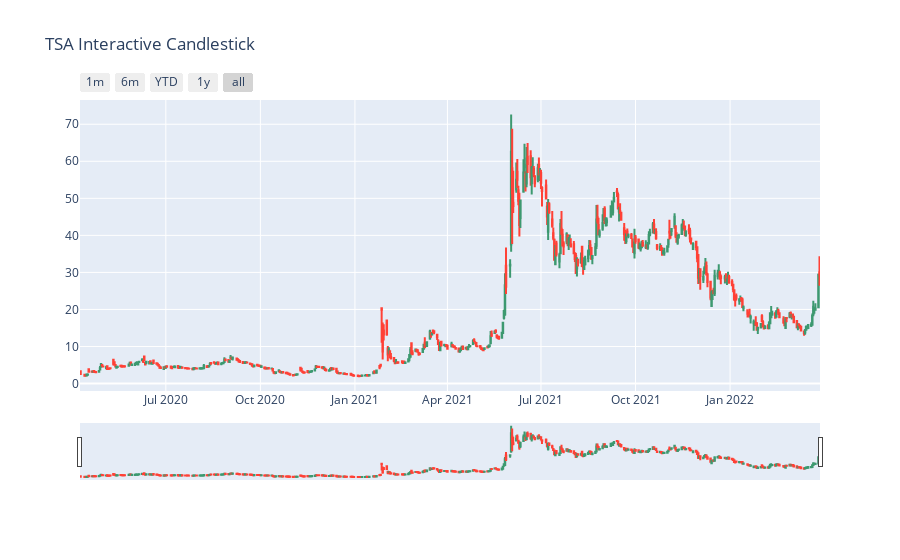

Here is the notebook cell this chart was saved with:
### Code cell
figure = go.Figure(data = [go.Candlestick(x=data.index,
                                        open = data["Open"],
                                        high = data["High"],
                                        low = data["Low"],
                                        close = data["Close"])])
figure.update_layout(title="TSA Interactive Candlestick")

figure.update_xaxes(
    rangeslider_visible = True,
    rangeselector = dict(
        buttons = list([
            dict(count = 1, label = "1m", step = "month", stepmode = "backward"),
            dict(count = 6, label = "6m", step = "month", stepmode = "backward"),
            dict(count = 1, label = "YTD", step = "year", stepmode = "todate"),
            dict(count = 1, label = "1y", step = "year", stepmode = "backward"),
            dict(step = "all")
        ])
    )
)
figure.show()

### Figure 1 — Plotly figure (JSON) as saved in the notebook; plotly's stock layout.template omitted (floating-point values rounded to 4 significant figures; data arrays with more than 128 entries replaced by an {"elided": "..."} marker saying what was removed)
{"data": [{"close": {"elided": "497 float values"}, "high": {"elided": "497 float values"}, "low": {"elided": "497 float values"}, "open": {"elided": "497 float values"}, "type": "candlestick", "x": {"elided": "497 str values"}}], "layout": {"title": {"text": "TSA Interactive Candlestick"}, "xaxis": {"rangeselector": {"buttons": [{"count": 1, "label": "1m", "step": "month", "stepmode": "backward"}, {"count": 6, "label": "6m", "step": "month", "stepmode": "backward"}, {"count": 1, "label": "YTD", "step": "year", "stepmode": "todate"}, {"count": 1, "label": "1y", "step": "year", "stepmode": "backward"}, {"step": "all"}]}, "rangeslider": {"visible": true}}}}
